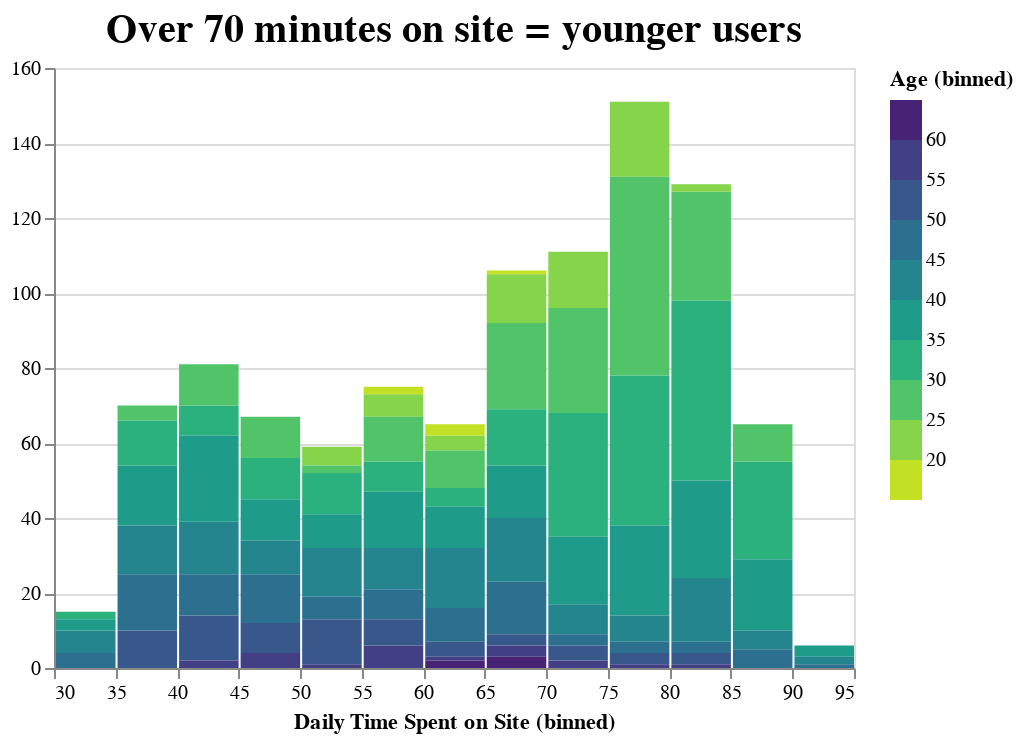

Notebook cell for this chart:
### Markdown cell above
### Another view on Age vs time on site

* Here, we make a stacked histogram of age and time on site. This communicates only *some* of the information in the charts above. Notably, we no longer tie this information to the click rate, which is the quantity we actually care about. 
* What do we conclude from this chart? What do these results actually **mean** with regards to the click rate? 
* We can somewhat observe that the younger groups increase at/around 70 minutes, but not as clearly as in the charts above.

### Code cell
bars = (alt.Chart(df).mark_bar()
 .encode(
     x=alt.X('Daily Time Spent on Site', bin=alt.Bin(maxbins=14)),
     y=alt.Y('count(Daily Time Spent on Site)', title=''),
     color=alt.Color('Age', 
                     scale=alt.Scale(scheme='viridis', reverse=True),
                     bin=alt.Bin(maxbins=10)))
 
 .properties(title='Over 70 minutes on site = younger users')
)


bars.configure_title(fontSize=20)

### Figure 1 — Vega-Lite specification as saved in the notebook (floating-point values rounded to 4 significant figures; data arrays with more than 128 entries replaced by an {"elided": "..."} marker saying what was removed)
{"config": {"view": {"continuousWidth": 400, "continuousHeight": 300}, "title": {"fontSize": 20}}, "data": {"name": "data-b412b58fb84af9ade9a9da7753f18af1"}, "mark": "bar", "encoding": {"color": {"type": "quantitative", "bin": {"maxbins": 10}, "field": "Age", "scale": {"reverse": true, "scheme": "viridis"}}, "x": {"type": "quantitative", "bin": {"maxbins": 14}, "field": "Daily Time Spent on Site"}, "y": {"type": "quantitative", "aggregate": "count", "field": "Daily Time Spent on Site", "title": ""}}, "title": "Over 70 minutes on site = younger users", "$schema": "https://vega.github.io/schema/vega-lite/v4.8.1.json", "datasets": {"data-b412b58fb84af9ade9a9da7753f18af1": {"elided": "1000 records"}}}
